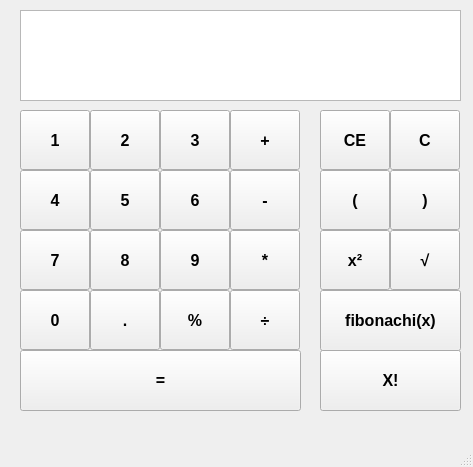
<?xml version="1.0" encoding="UTF-8"?>
<ui version="4.0">
 <class>MainWindow</class>
 <widget class="QMainWindow" name="MainWindow">
  <property name="geometry">
   <rect>
    <x>0</x>
    <y>0</y>
    <width>473</width>
    <height>467</height>
   </rect>
  </property>
  <property name="windowTitle">
   <string>MainWindow</string>
  </property>
  <widget class="QWidget" name="centralwidget">
   <widget class="QPushButton" name="bt5">
    <property name="geometry">
     <rect>
      <x>90</x>
      <y>170</y>
      <width>70</width>
      <height>60</height>
     </rect>
    </property>
    <property name="font">
     <font>
      <pointsize>12</pointsize>
      <weight>75</weight>
      <bold>true</bold>
     </font>
    </property>
    <property name="text">
     <string>5</string>
    </property>
   </widget>
   <widget class="QPushButton" name="bt6">
    <property name="geometry">
     <rect>
      <x>160</x>
      <y>170</y>
      <width>70</width>
      <height>60</height>
     </rect>
    </property>
    <property name="font">
     <font>
      <pointsize>12</pointsize>
      <weight>75</weight>
      <bold>true</bold>
     </font>
    </property>
    <property name="text">
     <string>6</string>
    </property>
   </widget>
   <widget class="QPushButton" name="bt8">
    <property name="geometry">
     <rect>
      <x>90</x>
      <y>230</y>
      <width>70</width>
      <height>60</height>
     </rect>
    </property>
    <property name="font">
     <font>
      <pointsize>12</pointsize>
      <weight>75</weight>
      <bold>true</bold>
     </font>
    </property>
    <property name="text">
     <string>8</string>
    </property>
   </widget>
   <widget class="QPushButton" name="btpunto">
    <property name="geometry">
     <rect>
      <x>90</x>
      <y>290</y>
      <width>70</width>
      <height>60</height>
     </rect>
    </property>
    <property name="font">
     <font>
      <pointsize>12</pointsize>
      <weight>75</weight>
      <bold>true</bold>
     </font>
    </property>
    <property name="text">
     <string>.</string>
    </property>
   </widget>
   <widget class="QPushButton" name="bt9">
    <property name="geometry">
     <rect>
      <x>160</x>
      <y>230</y>
      <width>70</width>
      <height>60</height>
     </rect>
    </property>
    <property name="font">
     <font>
      <pointsize>12</pointsize>
      <weight>75</weight>
      <bold>true</bold>
     </font>
    </property>
    <property name="text">
     <string>9</string>
    </property>
   </widget>
   <widget class="QPushButton" name="bt0">
    <property name="geometry">
     <rect>
      <x>20</x>
      <y>290</y>
      <width>70</width>
      <height>60</height>
     </rect>
    </property>
    <property name="font">
     <font>
      <pointsize>12</pointsize>
      <weight>75</weight>
      <bold>true</bold>
     </font>
    </property>
    <property name="text">
     <string>0</string>
    </property>
   </widget>
   <widget class="QPushButton" name="btdiv">
    <property name="geometry">
     <rect>
      <x>230</x>
      <y>290</y>
      <width>70</width>
      <height>60</height>
     </rect>
    </property>
    <property name="font">
     <font>
      <pointsize>12</pointsize>
      <weight>75</weight>
      <bold>true</bold>
     </font>
    </property>
    <property name="text">
     <string>÷</string>
    </property>
   </widget>
   <widget class="QPushButton" name="btcal">
    <property name="geometry">
     <rect>
      <x>20</x>
      <y>350</y>
      <width>281</width>
      <height>61</height>
     </rect>
    </property>
    <property name="font">
     <font>
      <pointsize>12</pointsize>
      <weight>75</weight>
      <bold>true</bold>
     </font>
    </property>
    <property name="text">
     <string>=</string>
    </property>
   </widget>
   <widget class="QPushButton" name="btparI">
    <property name="geometry">
     <rect>
      <x>320</x>
      <y>170</y>
      <width>70</width>
      <height>60</height>
     </rect>
    </property>
    <property name="font">
     <font>
      <pointsize>12</pointsize>
      <weight>75</weight>
      <bold>true</bold>
     </font>
    </property>
    <property name="text">
     <string>(</string>
    </property>
   </widget>
   <widget class="QPushButton" name="bt3">
    <property name="geometry">
     <rect>
      <x>160</x>
      <y>110</y>
      <width>70</width>
      <height>60</height>
     </rect>
    </property>
    <property name="font">
     <font>
      <pointsize>12</pointsize>
      <weight>75</weight>
      <bold>true</bold>
     </font>
    </property>
    <property name="text">
     <string>3</string>
    </property>
   </widget>
   <widget class="QPushButton" name="btparD">
    <property name="geometry">
     <rect>
      <x>390</x>
      <y>170</y>
      <width>70</width>
      <height>60</height>
     </rect>
    </property>
    <property name="font">
     <font>
      <pointsize>12</pointsize>
      <weight>75</weight>
      <bold>true</bold>
     </font>
    </property>
    <property name="text">
     <string>)</string>
    </property>
   </widget>
   <widget class="QPushButton" name="btclear">
    <property name="geometry">
     <rect>
      <x>390</x>
      <y>110</y>
      <width>70</width>
      <height>60</height>
     </rect>
    </property>
    <property name="font">
     <font>
      <pointsize>12</pointsize>
      <weight>75</weight>
      <bold>true</bold>
     </font>
    </property>
    <property name="text">
     <string>C</string>
    </property>
   </widget>
   <widget class="QPushButton" name="bt7">
    <property name="geometry">
     <rect>
      <x>20</x>
      <y>230</y>
      <width>70</width>
      <height>60</height>
     </rect>
    </property>
    <property name="font">
     <font>
      <pointsize>12</pointsize>
      <weight>75</weight>
      <bold>true</bold>
     </font>
    </property>
    <property name="text">
     <string>7</string>
    </property>
   </widget>
   <widget class="QPushButton" name="bt1">
    <property name="geometry">
     <rect>
      <x>20</x>
      <y>110</y>
      <width>70</width>
      <height>60</height>
     </rect>
    </property>
    <property name="font">
     <font>
      <pointsize>12</pointsize>
      <weight>75</weight>
      <bold>true</bold>
     </font>
    </property>
    <property name="text">
     <string>1</string>
    </property>
   </widget>
   <widget class="QPushButton" name="btmenos">
    <property name="geometry">
     <rect>
      <x>230</x>
      <y>170</y>
      <width>70</width>
      <height>60</height>
     </rect>
    </property>
    <property name="font">
     <font>
      <pointsize>12</pointsize>
      <weight>75</weight>
      <bold>true</bold>
     </font>
    </property>
    <property name="text">
     <string>-</string>
    </property>
   </widget>
   <widget class="QPushButton" name="btporc">
    <property name="geometry">
     <rect>
      <x>160</x>
      <y>290</y>
      <width>70</width>
      <height>60</height>
     </rect>
    </property>
    <property name="font">
     <font>
      <pointsize>12</pointsize>
      <weight>75</weight>
      <bold>true</bold>
     </font>
    </property>
    <property name="text">
     <string>%</string>
    </property>
   </widget>
   <widget class="QPushButton" name="btpot">
    <property name="geometry">
     <rect>
      <x>320</x>
      <y>230</y>
      <width>70</width>
      <height>60</height>
     </rect>
    </property>
    <property name="font">
     <font>
      <pointsize>12</pointsize>
      <weight>75</weight>
      <bold>true</bold>
     </font>
    </property>
    <property name="text">
     <string>x²</string>
    </property>
   </widget>
   <widget class="QPushButton" name="btpor">
    <property name="geometry">
     <rect>
      <x>230</x>
      <y>230</y>
      <width>70</width>
      <height>60</height>
     </rect>
    </property>
    <property name="font">
     <font>
      <pointsize>12</pointsize>
      <weight>75</weight>
      <bold>true</bold>
     </font>
    </property>
    <property name="text">
     <string>*</string>
    </property>
   </widget>
   <widget class="QPushButton" name="btdes">
    <property name="geometry">
     <rect>
      <x>320</x>
      <y>110</y>
      <width>70</width>
      <height>60</height>
     </rect>
    </property>
    <property name="font">
     <font>
      <pointsize>12</pointsize>
      <weight>75</weight>
      <bold>true</bold>
     </font>
    </property>
    <property name="text">
     <string>CE</string>
    </property>
   </widget>
   <widget class="QPushButton" name="btrad">
    <property name="geometry">
     <rect>
      <x>390</x>
      <y>230</y>
      <width>70</width>
      <height>60</height>
     </rect>
    </property>
    <property name="font">
     <font>
      <pointsize>12</pointsize>
      <weight>75</weight>
      <bold>true</bold>
     </font>
    </property>
    <property name="text">
     <string>√</string>
    </property>
   </widget>
   <widget class="QPushButton" name="bt4">
    <property name="geometry">
     <rect>
      <x>20</x>
      <y>170</y>
      <width>70</width>
      <height>60</height>
     </rect>
    </property>
    <property name="font">
     <font>
      <pointsize>12</pointsize>
      <weight>75</weight>
      <bold>true</bold>
     </font>
    </property>
    <property name="text">
     <string>4</string>
    </property>
   </widget>
   <widget class="QPushButton" name="btmas">
    <property name="geometry">
     <rect>
      <x>230</x>
      <y>110</y>
      <width>70</width>
      <height>60</height>
     </rect>
    </property>
    <property name="font">
     <font>
      <pointsize>12</pointsize>
      <weight>75</weight>
      <bold>true</bold>
     </font>
    </property>
    <property name="text">
     <string>+</string>
    </property>
   </widget>
   <widget class="QPushButton" name="bt2">
    <property name="geometry">
     <rect>
      <x>90</x>
      <y>110</y>
      <width>70</width>
      <height>60</height>
     </rect>
    </property>
    <property name="font">
     <font>
      <pointsize>12</pointsize>
      <weight>75</weight>
      <bold>true</bold>
     </font>
    </property>
    <property name="text">
     <string>2</string>
    </property>
   </widget>
   <widget class="QPlainTextEdit" name="textB">
    <property name="geometry">
     <rect>
      <x>20</x>
      <y>10</y>
      <width>441</width>
      <height>91</height>
     </rect>
    </property>
    <property name="font">
     <font>
      <pointsize>12</pointsize>
      <weight>75</weight>
      <bold>true</bold>
     </font>
    </property>
   </widget>
   <widget class="QPushButton" name="btfactorial">
    <property name="geometry">
     <rect>
      <x>320</x>
      <y>350</y>
      <width>141</width>
      <height>61</height>
     </rect>
    </property>
    <property name="font">
     <font>
      <pointsize>12</pointsize>
      <weight>75</weight>
      <bold>true</bold>
     </font>
    </property>
    <property name="text">
     <string>X!</string>
    </property>
   </widget>
   <widget class="QPushButton" name="btfib">
    <property name="geometry">
     <rect>
      <x>320</x>
      <y>290</y>
      <width>141</width>
      <height>61</height>
     </rect>
    </property>
    <property name="font">
     <font>
      <pointsize>12</pointsize>
      <weight>75</weight>
      <bold>true</bold>
     </font>
    </property>
    <property name="text">
     <string>fibonachi(x)</string>
    </property>
   </widget>
   <zorder>btrad</zorder>
   <zorder>bt5</zorder>
   <zorder>bt6</zorder>
   <zorder>bt8</zorder>
   <zorder>btpunto</zorder>
   <zorder>bt9</zorder>
   <zorder>bt0</zorder>
   <zorder>btdiv</zorder>
   <zorder>btcal</zorder>
   <zorder>btparI</zorder>
   <zorder>bt3</zorder>
   <zorder>btparD</zorder>
   <zorder>btclear</zorder>
   <zorder>bt7</zorder>
   <zorder>bt1</zorder>
   <zorder>btmenos</zorder>
   <zorder>btporc</zorder>
   <zorder>btpot</zorder>
   <zorder>btpor</zorder>
   <zorder>btdes</zorder>
   <zorder>bt4</zorder>
   <zorder>btmas</zorder>
   <zorder>bt2</zorder>
   <zorder>textB</zorder>
   <zorder>btfactorial</zorder>
   <zorder>btfib</zorder>
  </widget>
  <widget class="QMenuBar" name="menubar">
   <property name="geometry">
    <rect>
     <x>0</x>
     <y>0</y>
     <width>473</width>
     <height>26</height>
    </rect>
   </property>
  </widget>
  <widget class="QStatusBar" name="statusbar"/>
 </widget>
 <resources/>
 <connections/>
</ui>
